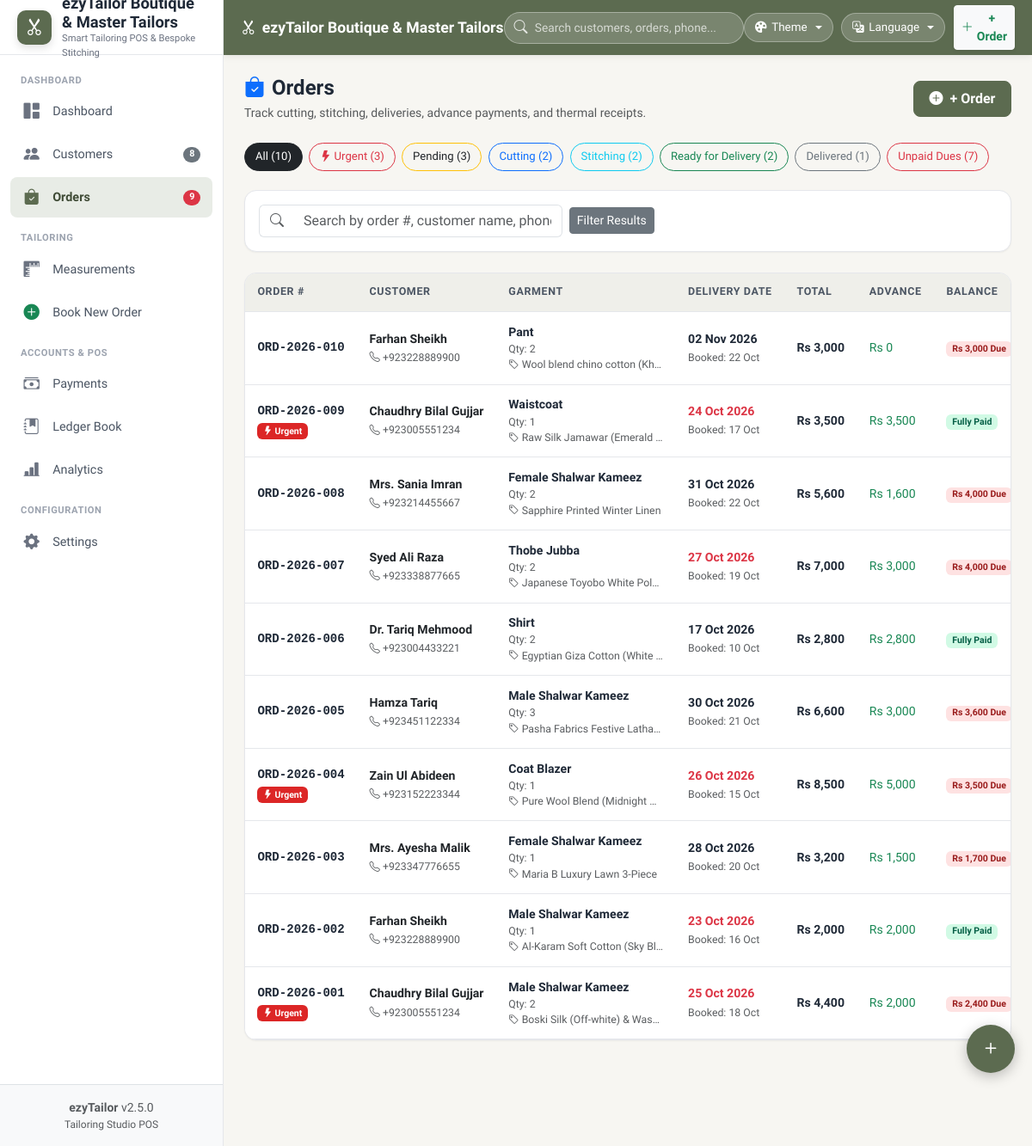
/orders.php, run on the app's committed database.
### tables this page shows
CREATE TABLE IF NOT EXISTS `settings` (
    `id` INT AUTO_INCREMENT PRIMARY KEY,
    `shop_name` VARCHAR(150) NOT NULL DEFAULT 'ezyTailor Boutique & Tailors',
    `tagline` VARCHAR(200) DEFAULT 'Smart Tailoring & Bespoke Stitching',
    `owner_name` VARCHAR(100) DEFAULT 'Ustad Muhammad Asif',
    `phone` VARCHAR(30) DEFAULT '+92 300 9876543',
    `whatsapp` VARCHAR(30) DEFAULT '+923009876543',
    `email` VARCHAR(100) DEFAULT 'contact@ezytailor.com',
    `city` VARCHAR(50) DEFAULT 'Lahore',
    `address` TEXT,
    `currency` VARCHAR(10) DEFAULT 'Rs',
    `theme` VARCHAR(30) DEFAULT 'olive',
    `language` VARCHAR(10) DEFAULT 'en',
    `receipt_header` TEXT,
    `receipt_footer` TEXT,
    `terms` TEXT,
    `receipt_paper_size` VARCHAR(10) DEFAULT '80mm',
    `show_barcode` TINYINT(1) DEFAULT 1,
    `updated_at` TIMESTAMP DEFAULT CURRENT_TIMESTAMP ON UPDATE CURRENT_TIMESTAMP
);

CREATE TABLE IF NOT EXISTS `orders` (
    `id` INT AUTO_INCREMENT PRIMARY KEY,
    `order_no` VARCHAR(40) UNIQUE NOT NULL,
    `customer_id` INT NOT NULL,
    `measurement_id` INT DEFAULT NULL,
    `garment_type` VARCHAR(50) NOT NULL,
    `quantity` INT NOT NULL DEFAULT 1,
    `unit_price` DECIMAL(10,2) NOT NULL DEFAULT 0.00,
    `total_amount` DECIMAL(10,2) NOT NULL DEFAULT 0.00,
    `advance_paid` DECIMAL(10,2) NOT NULL DEFAULT 0.00,
    `balance_due` DECIMAL(10,2) NOT NULL DEFAULT 0.00,
    `payment_status` ENUM('unpaid', 'partial', 'paid') DEFAULT 'unpaid',
    `order_status` ENUM('pending', 'cutting', 'stitching', 'ready', 'delivered', 'cancelled') DEFAULT 'pending',
    `booking_date` DATE NOT NULL,
    `delivery_date` DATE NOT NULL,
    `is_urgent` TINYINT(1) DEFAULT 0,
    `fabric_details` TEXT DEFAULT NULL,
    `fabric_photo` VARCHAR(255) DEFAULT NULL,
    `audio_note` VARCHAR(255) DEFAULT NULL,
    `special_instructions` TEXT DEFAULT NULL,
    `assigned_worker_id` INT DEFAULT NULL,
    `created_at` TIMESTAMP DEFAULT CURRENT_TIMESTAMP,
    `updated_at` TIMESTAMP DEFAULT CURRENT_TIMESTAMP ON UPDATE CURRENT_TIMESTAMP,
    FOREIGN KEY (`customer_id`) REFERENCES `customers`(`id`) ON DELETE CASCADE
);

CREATE TABLE IF NOT EXISTS `customers` (
    `id` INT AUTO_INCREMENT PRIMARY KEY,
    `customer_code` VARCHAR(30) UNIQUE NOT NULL,
    `name` VARCHAR(100) NOT NULL,
    `phone` VARCHAR(30) NOT NULL,
    `alt_phone` VARCHAR(30) DEFAULT NULL,
    `city` VARCHAR(50) DEFAULT 'Lahore',
    `gender` ENUM('male', 'female', 'other') DEFAULT 'male',
    `address` TEXT DEFAULT NULL,
    `notes` TEXT DEFAULT NULL,
    `photo` VARCHAR(255) DEFAULT NULL,
    `created_at` TIMESTAMP DEFAULT CURRENT_TIMESTAMP,
    `updated_at` TIMESTAMP DEFAULT CURRENT_TIMESTAMP ON UPDATE CURRENT_TIMESTAMP
);

### orders.php (the view, shortened to what the rows shown need)
<?php
require_once __DIR__ . '/config/config.php';
require_once __DIR__ . '/config/db.php';
$pdo = getDB();
$sql = "
    SELECT o.*,
           c.name as customer_name, c.phone as customer_phone, c.customer_code, c.city as customer_city,
           w.name as worker_name
    FROM orders o
    JOIN customers c ON o.customer_id = c.id
    LEFT JOIN workers w ON o.assigned_worker_id = w.id
    WHERE 1=1
";
$params = [];
$sql .= " ORDER BY o.id DESC LIMIT 100 ";
$stmt = $pdo->prepare($sql);
$stmt->execute($params);
$orders = $stmt->fetchAll();
include __DIR__ . '/includes/header.php';
include __DIR__ . '/includes/sidebar.php';
include __DIR__ . '/includes/navbar.php';
?>
<div class="page-content">
    <div class="app-card">
        <div class="table-responsive">
            <table class="table table-custom">
                <thead>
                    <tr>
                        <th data-i18n="order_no">Order #</th>
                        <th data-i18n="customer">Customer</th>
                        <th data-i18n="garment">Garment Details</th>
                        <th data-i18n="delivery_date">Delivery Date</th>
                        <th data-i18n="total">Total</th>
                        <th data-i18n="advance">Advance</th>
                        <th data-i18n="balance">Balance Due</th>
                    </tr>
                </thead>
                <tbody>
                    <?php if (empty($orders)): ?>
                        <tr><td colspan="9" class="text-center py-5 text-muted">No orders matching the criteria.</td></tr>
                    <?php else: ?>
                        <?php foreach ($orders as $o): ?>
                            <tr>
                                <td>
                                    <div class="fw-bold font-monospace"><?= e($o['order_no']) ?></div>
                                    <?php if ($o['is_urgent']): ?>
                                        <span class="badge badge-urgent"><i class="bi bi-lightning-fill"></i> Urgent</span>
                                    <?php endif; ?>
                                </td>
                                <td>
                                    <div class="fw-bold"><a href="customer_view.php?id=<?= $o['customer_id'] ?>" class="text-decoration-none text-dark"><?= e($o['customer_name']) ?></a></div>
                                    <small class="text-muted"><a href="tel:<?= e($o['customer_phone']) ?>" class="text-decoration-none text-muted"><i class="bi bi-telephone"></i> <?= e($o['customer_phone']) ?></a></small>
                                </td>
                                <td>
                                    <span class="text-capitalize fw-semibold"><?= ucwords(str_replace('_', ' ', $o['garment_type'])) ?></span>
                                    <small class="text-muted d-block">Qty: <?= (int)$o['quantity'] ?></small>
                                    <?php if (!empty($o['fabric_details'])): ?>
                                        <small class="text-muted d-block text-truncate" style="max-width:180px;"><i class="bi bi-tag"></i> <?= e($o['fabric_details']) ?></small>
                                    <?php endif; ?>
                                </td>
                                <td>
                                    <div class="fw-semibold <?= (strtotime($o['delivery_date']) <= strtotime('+2 days') && $o['order_status'] !== 'delivered') ? 'text-danger fw-bold' : '' ?>">
                                        <?= format_date($o['delivery_date']) ?>
                                    </div>
                                    <small class="text-muted">Booked: <?= format_date($o['booking_date'], 'd M') ?></small>
                                </td>
                                <td class="fw-bold">Rs <?= number_format($o['total_amount']) ?></td>
                                <td class="text-success">Rs <?= number_format($o['advance_paid']) ?></td>
                                <td>
                                    <?php if ($o['balance_due'] > 0): ?>
                                        <span class="badge badge-unpaid">Rs <?= number_format($o['balance_due']) ?> Due</span>
                                    <?php else: ?>
                                        <span class="badge badge-paid">Fully Paid</span>
                                    <?php endif; ?>
                                </td>
                            </tr>
                        <?php endforeach; ?>
                    <?php endif; ?>
                </tbody>
            </table>
        </div>
    </div>
</div>
<?php include __DIR__ . '/includes/footer.php'; ?>

### includes/sidebar.php (shortened to what the rows shown need)
<aside class="app-sidebar">
    <div class="sidebar-header">
        <div>
            <div class="sidebar-brand-name"><?= e($settings['shop_name']) ?></div>
            <div class="sidebar-brand-sub"><?= e($settings['tagline']) ?></div>
        </div>
    </div>
</aside>

### includes/navbar.php (shortened to what the rows shown need)
<div class="app-main-wrapper">
    <header class="app-topbar">
        <div class="topbar-left">
            <div class="topbar-title">
                <i class="bi bi-scissors"></i>
                <span class="full-name"><?= e($settings['shop_name']) ?></span>
            </div>
        </div>
    </header>
    <main class="app-main">

### data on the page
settings: tagline "Smart Tailoring POS & Bespoke Stitching", shop_name "ezyTailor Boutique & Master Tailors"
orders: order_no "ORD-2026-010", customer.name "Farhan Sheikh", customer.phone "+923228889900", garment_type "Pant", quantity "2", fabric_details "Wool blend chino cotton (Kh…", delivery_date "02 Nov 2026", booking_date "22 Oct", total_amount "3,000", advance_paid "0", balance_due "3,000"
orders: order_no "ORD-2026-009", is_urgent 1 (drawn), customer.name "Chaudhry Bilal Gujjar", customer.phone "+923005551234", garment_type "Waistcoat", quantity "1", fabric_details "Raw Silk Jamawar (Emerald…", delivery_date "24 Oct 2026", booking_date "17 Oct", total_amount "3,500", advance_paid "3,500", balance_due "Fully Paid"
orders: order_no "ORD-2026-008", customer.name "Mrs. Sania Imran", customer.phone "+923214455667", garment_type "Female Shalwar Kameez", quantity "2", fabric_details "Sapphire Printed Winter Linen", delivery_date "31 Oct 2026", booking_date "22 Oct", total_amount "5,600", advance_paid "1,600", balance_due "4,000"
orders: order_no "ORD-2026-007", customer.name "Syed Ali Raza", customer.phone "+923338877665", garment_type "Thobe Jubba", quantity "2", fabric_details "Japanese Toyobo White Pol…", delivery_date "27 Oct 2026", booking_date "19 Oct", total_amount "7,000", advance_paid "3,000", balance_due "4,000"
orders: order_no "ORD-2026-006", customer.name "Dr. Tariq Mehmood", customer.phone "+923004433221", garment_type "Shirt", quantity "2", fabric_details "Egyptian Giza Cotton (White…", delivery_date "17 Oct 2026", booking_date "10 Oct", total_amount "2,800", advance_paid "2,800", balance_due "Fully Paid"
orders: order_no "ORD-2026-005", customer.name "Hamza Tariq", customer.phone "+923451122334", garment_type "Male Shalwar Kameez", quantity "3", fabric_details "Pasha Fabrics Festive Latha…", delivery_date "30 Oct 2026", booking_date "21 Oct", total_amount "6,600", advance_paid "3,000", balance_due "3,600"
orders: order_no "ORD-2026-004", is_urgent 1 (drawn), customer.name "Zain Ul Abideen", customer.phone "+923152223344", garment_type "Coat Blazer", quantity "1", fabric_details "Pure Wool Blend (Midnight…", delivery_date "26 Oct 2026", booking_date "15 Oct", total_amount "8,500", advance_paid "5,000", balance_due "3,500"
orders: order_no "ORD-2026-003", customer.name "Mrs. Ayesha Malik", customer.phone "+923347776655", garment_type "Female Shalwar Kameez", quantity "1", fabric_details "Maria B Luxury Lawn 3-Piece", delivery_date "28 Oct 2026", booking_date "20 Oct", total_amount "3,200", advance_paid "1,500", balance_due "1,700"
orders: order_no "ORD-2026-002", customer.name "Farhan Sheikh", customer.phone "+923228889900", garment_type "Male Shalwar Kameez", quantity "1", fabric_details "Al-Karam Soft Cotton (Sky Bl…", delivery_date "23 Oct 2026", booking_date "16 Oct", total_amount "2,000", advance_paid "2,000", balance_due "Fully Paid"
orders: order_no "ORD-2026-001", is_urgent 1 (drawn), customer.name "Chaudhry Bilal Gujjar", customer.phone "+923005551234", garment_type "Male Shalwar Kameez", quantity "2", fabric_details "Boski Silk (Off-white) & Was…", delivery_date "25 Oct 2026", booking_date "18 Oct", total_amount "4,400", advance_paid "2,000", balance_due "2,400"

### other printed values
$badgeCust "8"
$badgeOrders "9"
APP_NAME "ezyTailor"
APP_VERSION "2.5.0"
$countAll "10"
$countUrgent "3"
$countPending "3"
$countCutting "2"
$countStitching "2"
$countReady "2"
$countDelivered "1"
$countUnpaid "7"
